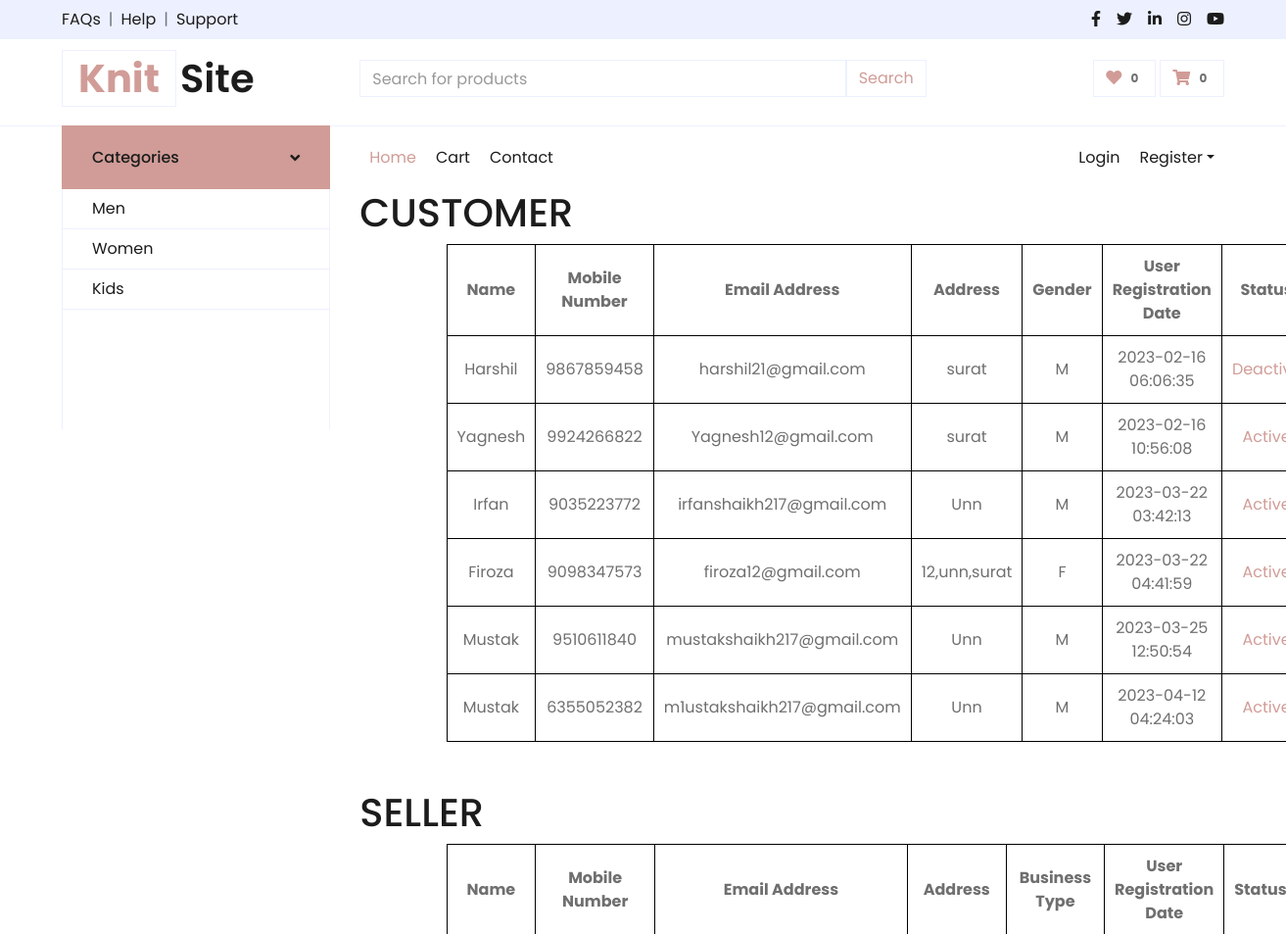
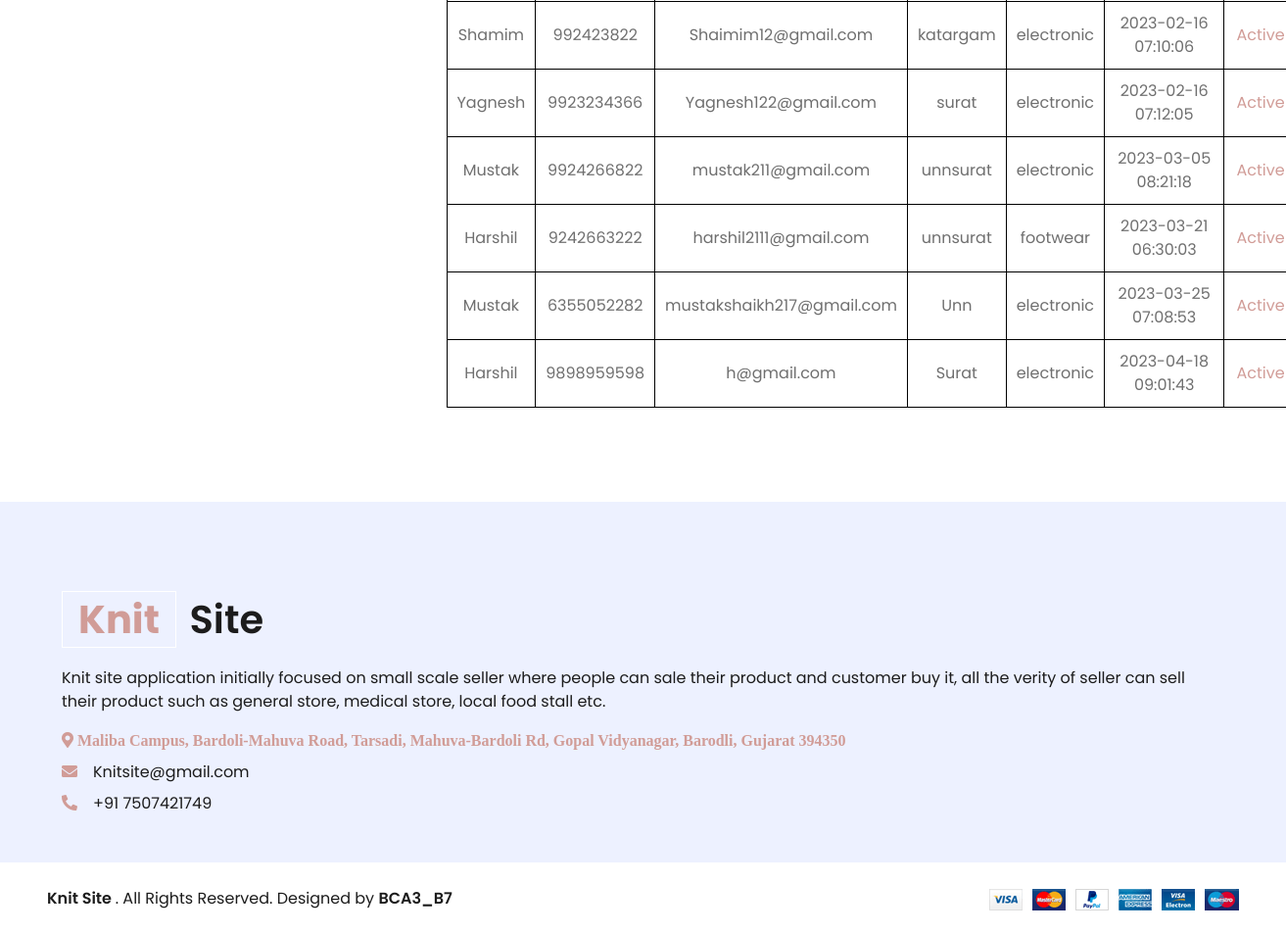
Page /dashboard.php on the committed database (2 pictures, top to bottom).
### tables this page shows
CREATE TABLE `customerregistration` (
  `UserId` int(11) NOT NULL,
  `UserFirstName` varchar(30) NOT NULL,
  `UserMiddleName` varchar(30) NOT NULL,
  `UserLastName` varchar(30) NOT NULL,
  `MobileNumber` char(10) NOT NULL,
  `EmailAddress` varchar(30) NOT NULL,
  `UserName` varchar(30) NOT NULL,
  `Password` char(32) NOT NULL,
  `ConfirmPassword` char(32) NOT NULL,
  `Address` varchar(50) NOT NULL,
  `Pincode` int(6) NOT NULL,
  `Gender` varchar(1) NOT NULL,
  `CreationDate` datetime NOT NULL,
  `status` varchar(1) NOT NULL DEFAULT '1'
);

CREATE TABLE `sellerregistration` (
  `SellerId` int(11) NOT NULL,
  `SellerFirstName` varchar(30) NOT NULL,
  `SellerMiddleName` varchar(30) NOT NULL,
  `SellerLastName` varchar(30) NOT NULL,
  `MobileNumber` char(10) NOT NULL,
  `EmailAddress` varchar(30) NOT NULL,
  `UserName` varchar(30) NOT NULL,
  `Password` char(32) NOT NULL,
  `ConfirmPassword` char(32) NOT NULL,
  `BusinessLocation` varchar(50) NOT NULL,
  `Pincode` int(6) NOT NULL,
  `BusinessType` varchar(20) NOT NULL,
  `CreationDate` datetime NOT NULL,
  `status` varchar(1) NOT NULL DEFAULT '1',
  `businessdoc` varchar(256) DEFAULT NULL
);

### dashboard.php (the view, shortened to what this page needs)
<!DOCTYPE html>
<html lang="en">
<head>
    <link href="https://cdnjs.cloudflare.com/ajax/libs/font-awesome/5.10.0/css/all.min.css" rel="stylesheet">
    <link href="lib/owlcarousel/assets/owl.carousel.min.css" rel="stylesheet">
    <link href="css/style.css" rel="stylesheet">
</head>
<body>
   <?php include_once 'header.php'; ?>
    <div class="container-fluid mb-5">
        <div class="row border-top px-xl-5">
            <div class="col-lg-3 d-none d-lg-block">
                <a class="btn shadow-none d-flex align-items-center justify-content-between bg-primary text-white w-100" data-toggle="collapse" href="#navbar-vertical" style="height: 65px; margin-top: -1px; padding: 0 30px;">
                    <h6 class="m-0">Categories</h6>
                    <i class="fa fa-angle-down text-dark"></i>
                </a>
                <nav class="collapse show navbar navbar-vertical navbar-light align-items-start p-0 border border-top-0 border-bottom-0" id="navbar-vertical">
                    <div class="navbar-nav w-100 overflow-hidden" style="height: 245px">
                        <a href="" class="nav-item nav-link">Men</a>
                        <a href="" class="nav-item nav-link">Women</a>
                        <a href="" class="nav-item nav-link">Kids</a>
                    </div>
                </nav>
            </div>
            <div class="col-lg-9">
                <nav class="navbar navbar-expand-lg bg-light navbar-light py-3 py-lg-0 px-0">
                    <div class="collapse navbar-collapse justify-content-between" id="navbarCollapse">
                        <div class="navbar-nav mr-auto py-0">
                            <a href="HomePage.php" class="nav-item nav-link active">Home</a>
                            <a  href="cart.php"class="nav-item nav-link" style="display: <?php if (isset($_SESSION["LoginUserName"])) { echo "none";} else { echo "block";}?>">Cart</a>
                            <a class="nav-item nav-link">Contact</a>
                        </div>
                        <div class="navbar-nav ml-auto py-0">
                            <a href="login1/login.php" class="nav-item nav-link" style="display: <?php if (isset($_SESSION["LoginUserName"])) { echo "none";} else { echo "block";}?>">Login</a>
                            <div class="nav-item dropdown" style="display: <?php if (isset($_SESSION["LoginUserName"])) { echo "none";} else { echo "block";}?>">
                                <a href="#" class="nav-link dropdown-toggle" data-toggle="dropdown">Register</a>
                            </div>
                        </div>
                    </div>
                </nav>
                <div id="header-carousel" class="carousel slide" data-ride="carousel">
                  <?php
$conn = new mysqli("localhost","root","","knitsite");
$sql = "SELECT UserId,UserFirstName,UserMiddleName,UserLastName,MobileNumber,EmailAddress,UserName,Address,Pincode,Gender,CreationDate,status FROM customerregistration";
$result = $conn->query($sql);
if ($result->num_rows > 0) {
    $row = $result->fetch_all(MYSQLI_ASSOC);
}
?>
<html>
    <h1>CUSTOMER</h1>
    <table>
        <thead>
            <tr>
                <th>Name</th>
                <th>Mobile Number</th>
                <th>Email Address</th>
                <th>Address</th>
                <th>Gender</th>
                <th>User Registration Date</th>
                <th>Status</th>
            </tr>
        </thead>
        <tbody>
            <?php
               if(!empty($row))
               foreach($row as $rows)
              {
            ?>
            <tr>
                <td><?php echo $rows['UserFirstName']; ?></td>
                <td><?php echo $rows['MobileNumber']; ?></td>
                <td><?php echo $rows['EmailAddress']; ?></td>
                <td><?php echo $rows['Address']; ?></td>
                <td><?php echo $rows['Gender']; ?></td>
                <td><?php echo $rows['CreationDate']; ?></td>
                <td><a href="active.php?cid=<?php echo $rows['UserId']; ?>&status=<?php echo $rows['status']; ?>"><?php if($rows['status']==1)echo"Active"; else echo"Deactive"?></a></td>
            </tr>
            <?php } ?>
        </tbody>
    </table>
    <br><br>
</html>
 <?php
$conn = new mysqli("localhost","root","","knitsite");
$sql = "SELECT SellerId,SellerFirstName,SellerMiddleName,SellerLastName,MobileNumber,EmailAddress,UserName,Password,BusinessLocation,Pincode,BusinessType,CreationDate,status FROM sellerregistration";
$result = $conn->query($sql);
if ($result->num_rows > 0) {
    $row = $result->fetch_all(MYSQLI_ASSOC);
}
?>
<html>
    <h1>SELLER</h1>
    <table>
        <thead>
            <tr>
                <th>Name</th>
                <th>Mobile Number</th>
                <th>Email Address</th>
                <th>Address</th>
                <th>Business Type</th>
                <th>User Registration Date</th>
                <th>Status</th>
            </tr>
        </thead>
        <tbody>
            <?php
               if(!empty($row))
               foreach($row as $rows)
              {
            ?>
            <tr>
                <td><?php echo $rows['SellerFirstName']; ?></td>
                <td><?php echo $rows['MobileNumber']; ?></td>
                <td><?php echo $rows['EmailAddress']; ?></td>
                <td><?php echo $rows['BusinessLocation']; ?></td>
                <td><?php echo $rows['BusinessType']; ?></td>
                <td><?php echo $rows['CreationDate']; ?></td>
                <td><a href="active.php?sid=<?php echo $rows['SellerId']; ?>&status=<?php echo $rows['status']; ?>"><?php if($rows['status']==1)echo"Active"; else echo"Deactive"?></a></td>
            </tr>
            <?php } ?>
        </tbody>
    </table>
    <br><br>
</html>
                </div>
            </div>
        </div>
    </div>
    <div class="container-fluid bg-secondary text-dark mt-5 pt-5">
        <div class="row px-xl-5 pt-5">
            <div class="col-lg-12 col-md-12 mb-5 pr-3 pr-xl-5">
                <a href="" class="text-decoration-none">
                    <h1 class="mb-4 display-5 font-weight-semi-bold"><span
                            class="text-primary font-weight-bold border border-white px-3 mr-1">Knit</span> Site</h1>
                </a>
                <p>Knit site application initially focused on small scale seller where people can sale their product and
                    customer buy it, all the verity of seller
                    can sell their product such as general store, medical store, local food stall etc.</p>
                <p class="mb-2"><i class="fa fa-map-marker-alt text-primary mr-3"> Maliba Campus, Bardoli-Mahuva Road,
                        Tarsadi, Mahuva-Bardoli Rd, Gopal Vidyanagar, Barodli, Gujarat 394350</i></p>
                <p class="mb-2"><i class="fa fa-envelope text-primary mr-3"></i>Knitsite@gmail.com</p>
                <p class="mb-0"><i class="fa fa-phone-alt text-primary mr-3"></i>+91 7507421749</p>
            </div>
        </div>
    </div>
    <div class="row border-top border-light mx-xl-5 py-4">
        <div class="col-md-6 px-xl-0">
            <p class="mb-md-0 text-center text-md-left text-dark">
                <a class="text-dark font-weight-semi-bold" href="#">Knit Site </a>. All Rights Reserved. Designed
                by
                <a class="text-dark font-weight-semi-bold" >BCA3_B7</a>
            </p>
        </div>
        <div class="col-md-6 px-xl-0 text-center text-md-right">
            <img class="img-fluid" src="img/payments.png" alt="">
        </div>
    </div>
</body>
</html>

### header.php (shortened to what this page needs)
<div class="container-fluid">
    <div class="row bg-secondary py-2 px-xl-5">
        <div class="col-lg-6 d-none d-lg-block">
            <div class="d-inline-flex align-items-center">
                <a class="text-dark" href="">FAQs</a>
                <span class="text-muted px-2">|</span>
                <a class="text-dark" href="">Help</a>
                <span class="text-muted px-2">|</span>
                <a class="text-dark" href="">Support</a>
            </div>
        </div>
        <div class="col-lg-6 text-center text-lg-right">
            <div class="d-inline-flex align-items-center">
                <a class="text-dark px-2" href="">
                    <i class="fab fa-facebook-f"></i>
                </a>
                <a class="text-dark px-2" href="">
                    <i class="fab fa-twitter"></i>
                </a>
                <a class="text-dark px-2" href="">
                    <i class="fab fa-linkedin-in"></i>
                </a>
                <a class="text-dark px-2" href="">
                    <i class="fab fa-instagram"></i>
                </a>
                <a class="text-dark pl-2" href="">
                    <i class="fab fa-youtube"></i>
                </a>
            </div>
        </div>
    </div>
    <div class="row align-items-center py-3 px-xl-5">
        <div class="col-lg-3 d-none d-lg-block">
            <a href="" class="text-decoration-none">
                <h1 class="m-0 display-5 font-weight-semi-bold"><span class="text-primary font-weight-bold border px-3 mr-1">Knit</span>Site</h1>
            </a>
        </div>
        <div class="col-lg-6 col-6 text-left">
            <form id="search-form">
                <div class="input-group">
                    <input type="text" class="form-control" id="search" placeholder="Search for products">
                    <input class="input-group-text bg-transparent text-primary" type="submit" value="Search">
                </div>
            </form>
        </div>
        <div class="col-lg-3 col-6 text-right">
            <a href="" class="btn border">
                <i class="fas fa-heart text-primary"></i>
                <span class="badge">0</span>
            </a>
            <a href="#" class="btn border" id="cart-btn">
                <i class="fas fa-shopping-cart text-primary"></i>
                <span class="badge" id="cart-badge">0</span>
               </a>
        </div>
    </div>
</div>
<div class="container">
    <div class="row">
        <div class="col"></div>
        <div class="col">
            <div class=" dropdown-item" id="search-results"> </div>
        </div>
    </div>
</div>

### dashboard.php (style rules this page uses)
td,th { border: 1px solid black; padding: 10px; margin: 5px; text-align: center; }
table { margin-left: 10%; }

### rows in the picture
customerregistration: UserFirstName "Harshil", MobileNumber "9867859458", EmailAddress "harshil21@gmail.com", Address "surat", Gender "M", CreationDate "2023-02-16 06:06:35", status "Deactive"
customerregistration: UserFirstName "Yagnesh", MobileNumber "9924266822", EmailAddress "Yagnesh12@gmail.com", Address "surat", Gender "M", CreationDate "2023-02-16 10:56:08", status "Active"
customerregistration: UserFirstName "Irfan", MobileNumber "9035223772", EmailAddress "irfanshaikh217@gmail.com", Address "Unn", Gender "M", CreationDate "2023-03-22 03:42:13", status "Active"
customerregistration: UserFirstName "Firoza", MobileNumber "9098347573", EmailAddress "firoza12@gmail.com", Address "12,unn,surat", Gender "F", CreationDate "2023-03-22 04:41:59", status "Active"
customerregistration: UserFirstName "Mustak", MobileNumber "9510611840", EmailAddress "mustakshaikh217@gmail.com", Address "Unn", Gender "M", CreationDate "2023-03-25 12:50:54", status "Active"
customerregistration: UserFirstName "Mustak", MobileNumber "6355052382", EmailAddress "m1ustakshaikh217@gmail.com", Address "Unn", Gender "M", CreationDate "2023-04-12 04:24:03", status "Active"
sellerregistration: SellerFirstName "Shamim", MobileNumber "992423822", EmailAddress "Shaimim12@gmail.com", BusinessLocation "katargam", BusinessType "electronic", CreationDate "2023-02-16 07:10:06", status "Active"
sellerregistration: SellerFirstName "Yagnesh", MobileNumber "9923234366", EmailAddress "Yagnesh122@gmail.com", BusinessLocation "surat", BusinessType "electronic", CreationDate "2023-02-16 07:12:05", status "Active"
sellerregistration: SellerFirstName "Mustak", MobileNumber "9924266822", EmailAddress "mustak211@gmail.com", BusinessLocation "unnsurat", BusinessType "electronic", CreationDate "2023-03-05 08:21:18", status "Active"
sellerregistration: SellerFirstName "Harshil", MobileNumber "9242663222", EmailAddress "harshil2111@gmail.com", BusinessLocation "unnsurat", BusinessType "footwear", CreationDate "2023-03-21 06:30:03", status "Active"
sellerregistration: SellerFirstName "Mustak", MobileNumber "6355052282", EmailAddress "mustakshaikh217@gmail.com", BusinessLocation "Unn", BusinessType "electronic", CreationDate "2023-03-25 07:08:53", status "Active"
sellerregistration: SellerFirstName "Harshil", MobileNumber "9898959598", EmailAddress "h@gmail.com", BusinessLocation "Surat", BusinessType "electronic", CreationDate "2023-04-18 09:01:43", status "Active"
